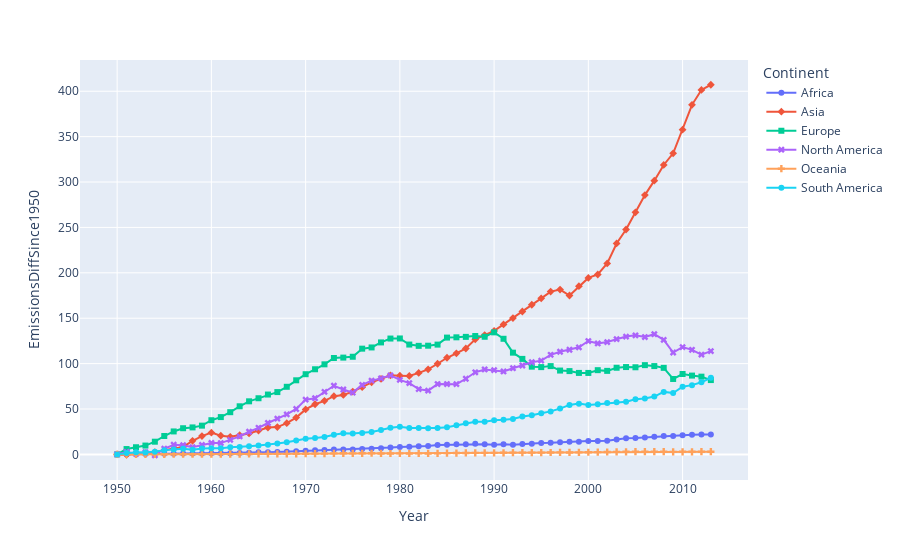

The notebook cell saved with this chart:
### Code cell
import plotly.express as px
import pandas as pd

# pandas data frame

fig = px.line(df3, x = 'Year', y = 'EmissionsDiffSince1950', color = 'Continent', symbol = 'Continent')

fig.show() 
fig.write_image('./visualizations/line_emissions_diff_by_continent_since_1950.png')
